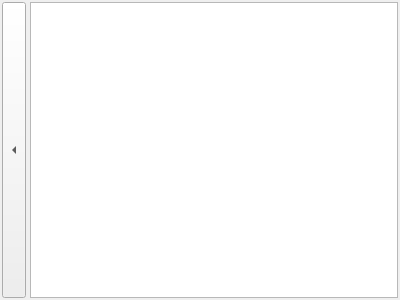
<?xml version="1.0" encoding="UTF-8"?>
<ui version="4.0">
 <class>RouteDescriptionDialog</class>
 <widget class="QWidget" name="RouteDescriptionDialog">
  <property name="geometry">
   <rect>
    <x>0</x>
    <y>0</y>
    <width>400</width>
    <height>300</height>
   </rect>
  </property>
  <property name="windowTitle">
   <string>Route Description</string>
  </property>
  <layout class="QHBoxLayout" name="horizontalLayout">
   <property name="spacing">
    <number>4</number>
   </property>
   <property name="margin">
    <number>2</number>
   </property>
   <item>
    <widget class="QToolButton" name="back">
     <property name="sizePolicy">
      <sizepolicy hsizetype="Fixed" vsizetype="Expanding">
       <horstretch>0</horstretch>
       <verstretch>0</verstretch>
      </sizepolicy>
     </property>
     <property name="text">
      <string>...</string>
     </property>
     <property name="arrowType">
      <enum>Qt::LeftArrow</enum>
     </property>
    </widget>
   </item>
   <item>
    <widget class="QListWidget" name="descriptionList">
     <property name="editTriggers">
      <set>QAbstractItemView::NoEditTriggers</set>
     </property>
     <property name="selectionMode">
      <enum>QAbstractItemView::NoSelection</enum>
     </property>
     <property name="resizeMode">
      <enum>QListView::Adjust</enum>
     </property>
     <property name="wordWrap">
      <bool>true</bool>
     </property>
    </widget>
   </item>
  </layout>
 </widget>
 <resources/>
 <connections/>
</ui>
